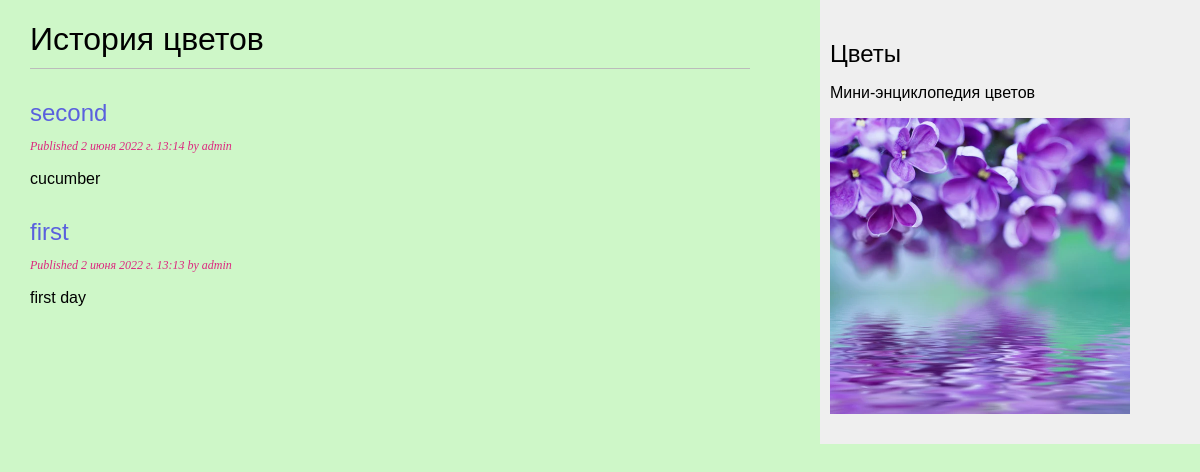
Page /blog/ on the earlier database version.
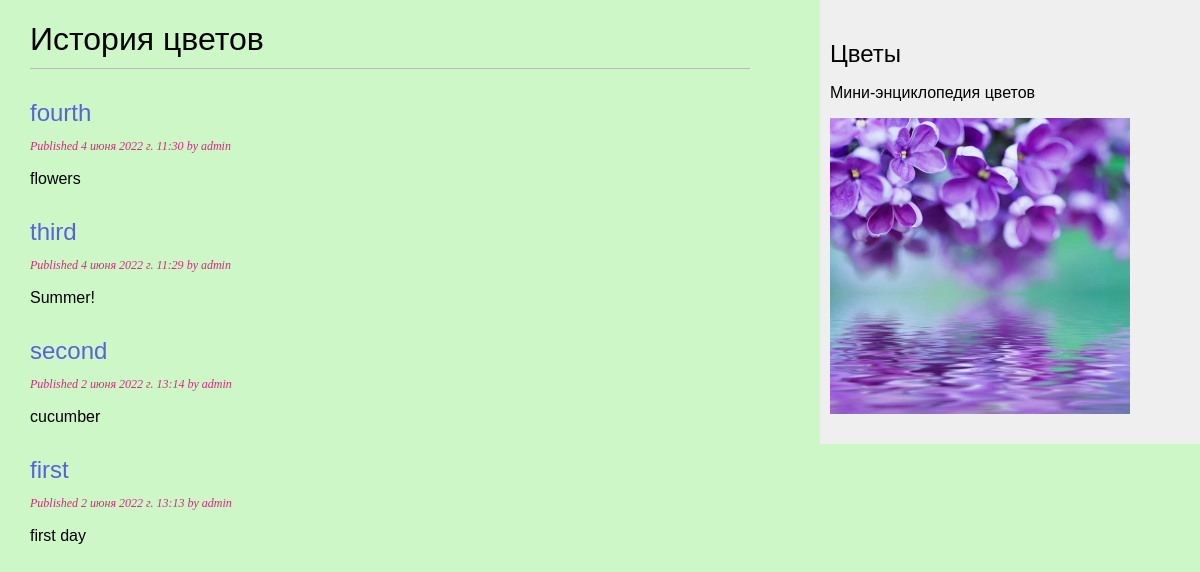
Same page on the later database version.
### blog/models.py (models this page shows, shortened)
class Post(models.Model):
    class Status(models.TextChoices):
        DRAFT = 'DF', 'Draft'
        PUBLISHED = 'PB', 'Published'
    title = models.CharField(max_length=250)
    slug = models.SlugField(max_length=250)
    author = models.ForeignKey(User,
                               on_delete=models.CASCADE,
                               related_name='blog_posts')
    body = models.TextField()
    publish = models.DateTimeField(default=timezone.now)
    created = models.DateTimeField(auto_now_add=True)
    updated = models.DateTimeField(auto_now=True)
    status = models.CharField(max_length=2,
                              choices=Status.choices,
                              default=Status.DRAFT)
    objects = models.Manager() # The default manager.
    published = PublishedManager() # Our custom manager.
    class Meta:
        ordering = ['-publish']
        indexes = [
            models.Index(fields=['-publish']),
        ]

### blog/views.py (the view)
# urls.py: path('', views.post_list, name='post_list'),
def post_list(request):
    posts = Post.published.all()
    return render(request,
                 'blog/post/list.html',
                 {'posts': posts})

### blog/models.py (called while the page is built)
    def get_queryset(self):
        return super().get_queryset()\
                      .filter(status=Post.Status.PUBLISHED)

### blog/templates/blog/post/list.html (shortened to what this page needs)
{% extends "blog/base.html" %}
{% block content %}
  <h1>История цветов</h1>
  {% for post in posts %}
    <h2>
      <a href="{% url 'blog:post_detail' post.id %}">
        {{ post.title }}
      </a>
    </h2>
    <p class="date">
      Published {{ post.publish }} by {{ post.author }}
    </p>
    {{ post.body|truncatewords:30|linebreaks }}
  {% endfor %}
{% endblock %}

Differences in the rows shown:
added Post: title "fourth", publish "4 июня 2022 г. 11:30", author "admin", body "flowers"
added Post: title "third", publish "4 июня 2022 г. 11:29", author "admin", body "Summer!"
